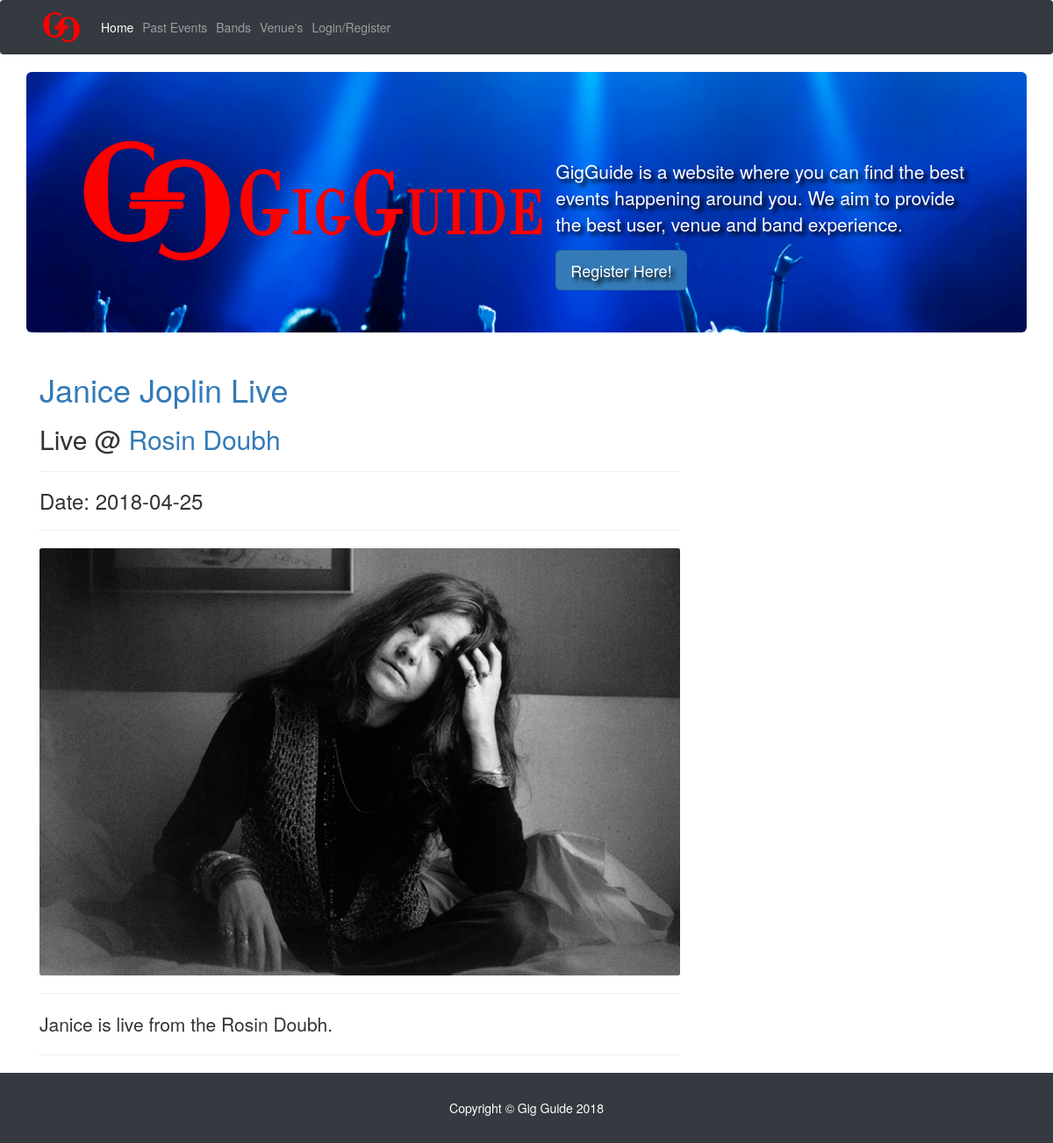
Page /singleEvent.php?id=6 on the earlier database version.
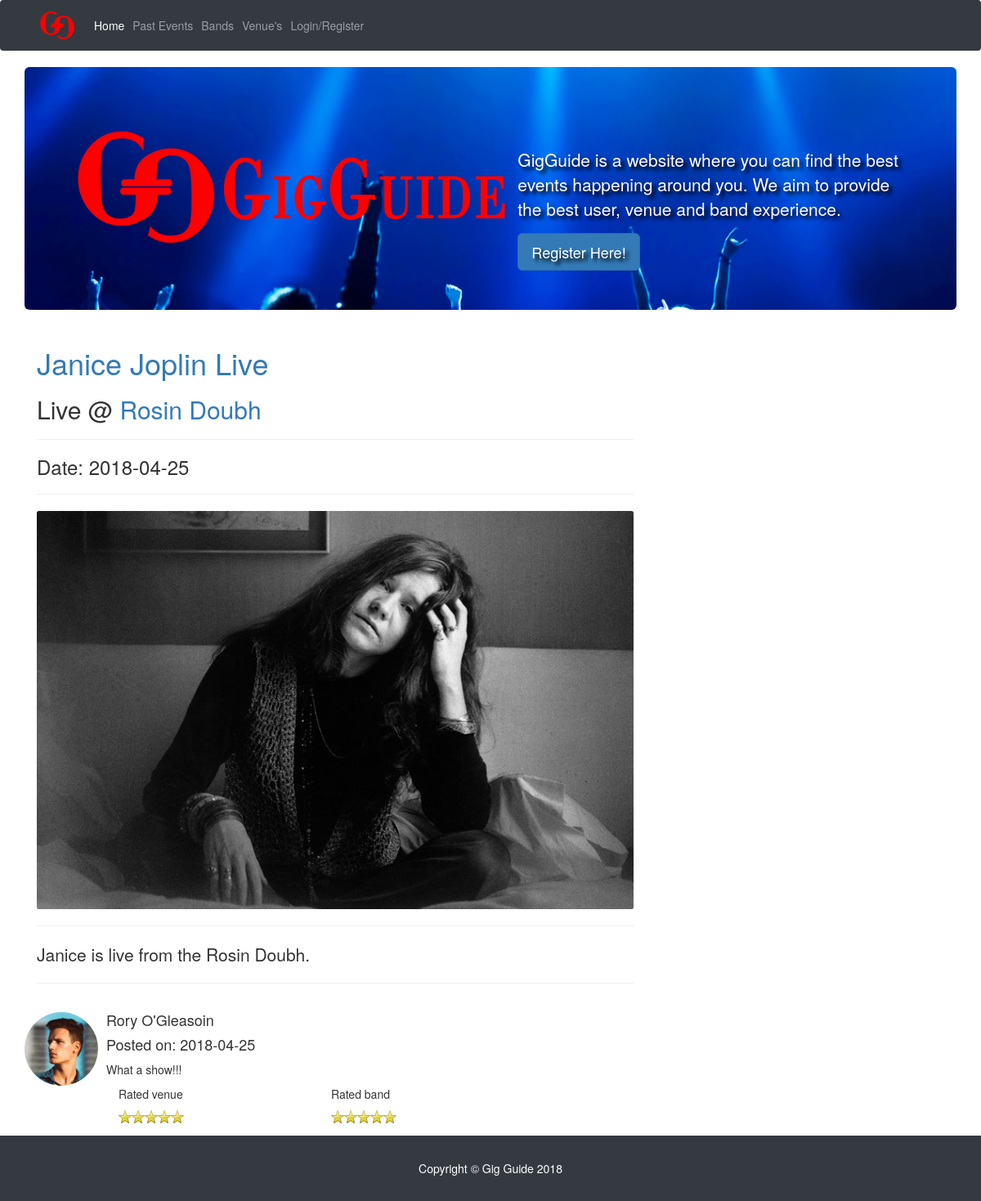
Same page on the later database version.
### tables this page shows
CREATE TABLE IF NOT EXISTS `event` (
  `venueId` int(11) DEFAULT NULL,
  `userId` int(11) DEFAULT NULL,
  `description` longtext,
  `id` int(11) NOT NULL AUTO_INCREMENT,
  `date` date DEFAULT NULL,
  `bandId` int(11) DEFAULT NULL,
  `name` varchar(250) DEFAULT NULL,
  PRIMARY KEY (`id`),
  KEY `FK_event_venue` (`venueId`),
  KEY `FK_event_band` (`bandId`),
  KEY `FK_event_users` (`userId`),
  CONSTRAINT `FK_event_band` FOREIGN KEY (`bandId`) REFERENCES `band` (`id`) ON DELETE CASCADE ON UPDATE CASCADE,
  CONSTRAINT `FK_event_venue` FOREIGN KEY (`venueId`) REFERENCES `venue` (`id`) ON DELETE CASCADE ON UPDATE CASCADE
);

CREATE TABLE IF NOT EXISTS `venue` (
  `id` int(11) NOT NULL,
  `name` varchar(250) DEFAULT NULL,
  `address` mediumtext,
  `image` varchar(200) DEFAULT NULL,
  `bio` longtext,
  `rating` double DEFAULT NULL,
  PRIMARY KEY (`id`),
  CONSTRAINT `FK_venue_users` FOREIGN KEY (`id`) REFERENCES `users` (`id`) ON DELETE CASCADE ON UPDATE CASCADE
);

CREATE TABLE IF NOT EXISTS `band` (
  `id` int(11) NOT NULL,
  `name` varchar(200) DEFAULT NULL,
  `image` varchar(200) DEFAULT NULL,
  `bio` longtext,
  `rating` double DEFAULT NULL,
  PRIMARY KEY (`id`),
  CONSTRAINT `FK_band_users` FOREIGN KEY (`id`) REFERENCES `users` (`id`) ON DELETE CASCADE ON UPDATE CASCADE
);

CREATE TABLE IF NOT EXISTS `customer` (
  `id` int(11) NOT NULL,
  `bio` longtext,
  `name` varchar(50) DEFAULT NULL,
  `image` varchar(200) DEFAULT NULL,
  PRIMARY KEY (`id`),
  CONSTRAINT `FK_customer_users` FOREIGN KEY (`id`) REFERENCES `users` (`id`) ON DELETE CASCADE ON UPDATE CASCADE
);

CREATE TABLE IF NOT EXISTS `comments` (
  `eventId` int(11) DEFAULT NULL,
  `userId` int(11) DEFAULT NULL,
  `comment` longtext,
  `date` date DEFAULT NULL,
  KEY `FK_comments_event` (`eventId`),
  KEY `FK_comments_event_2` (`userId`),
  CONSTRAINT `FK_comments_event` FOREIGN KEY (`eventId`) REFERENCES `event` (`id`) ON DELETE NO ACTION ON UPDATE NO ACTION,
  CONSTRAINT `FK_comments_event_2` FOREIGN KEY (`userId`) REFERENCES `users` (`id`) ON DELETE NO ACTION ON UPDATE NO ACTION
);

CREATE TABLE IF NOT EXISTS `ratings` (
  `rating` double DEFAULT NULL,
  `id` int(11) DEFAULT NULL,
  `userId` int(11) DEFAULT NULL,
  `eventId` int(11) DEFAULT NULL,
  KEY `id` (`id`),
  KEY `userId` (`userId`),
  KEY `eventId` (`eventId`),
  CONSTRAINT `FK_ratings_event` FOREIGN KEY (`eventId`) REFERENCES `event` (`id`) ON DELETE NO ACTION ON UPDATE NO ACTION,
  CONSTRAINT `FK_ratings_users` FOREIGN KEY (`userId`) REFERENCES `users` (`id`) ON DELETE NO ACTION ON UPDATE NO ACTION,
  CONSTRAINT `FK_ratings_usertype` FOREIGN KEY (`id`) REFERENCES `usertype` (`id`) ON DELETE NO ACTION ON UPDATE NO ACTION
);

CREATE TABLE IF NOT EXISTS `usertype` (
  `id` int(11) DEFAULT NULL,
  `type` varchar(50) DEFAULT NULL,
  UNIQUE KEY `id` (`id`),
  CONSTRAINT `FK_usertype_users` FOREIGN KEY (`id`) REFERENCES `users` (`id`) ON DELETE CASCADE ON UPDATE CASCADE
);

### singleEvent.php (called while the page is built, shortened)
<?php
include 'partials/header.php';
 include 'partials/home_hero.php';
include 'partials/eventView.php';
  include 'partials/commentView.php';
include 'partials/footer.php';

### partials/eventView.php (the view, shortened to what this page needs)
<?php
$eventId = $_GET['id'];
$query = "SELECT venue.name as venueName,band.image,band.name as bandName, event.description, event.name, event.date,event.venueId,event.bandId
FROM ((event
INNER JOIN band ON event.bandId = band.id)
INNER JOIN venue ON event.venueId = venue.id)
where $eventId = event.id;
";
 ?>
    <?php
    $result = mysqli_query($conn, $query) or die(mysqli_error($conn));
        $row = $result->fetch_assoc();
            $desc = $row['description'];
            $date = $row['date'];
            $name = $row['name'];
            $venueName = $row['venueName'];
            $image = $row['image'];
            $venueId = $row['venueId'];
            $bandId = $row['bandId'];
            ?>
        <div class="col-lg-8">
          <h1 class="mt-4">
              <a href="singleProfile.php?id=<?php echo $bandId ?>"> <?php echo $name ?></a>
          </h1>
          <h2>Live @
            <a href="singleProfile.php?id=<?php echo $venueId ?>"><?php echo $venueName ?></a>
          </h2>
          <hr>
          <h3>Date: <?php echo $date ?></h3>
          <hr>
          <img class="img-fluid rounded" src="<?php echo $image ?>" alt="">
          <hr>
          <p class="lead"><?php echo $desc ?></p>
          <hr>
        </div>
        <div class="col-md-4">
        </div>

### partials/header.php (shortened to what this page needs)
<!DOCTYPE html>
<html lang="en">
    <head>
        <link href="vendor/bootstrap/css/bootstrap.min.css" rel="stylesheet">
        <link rel="stylesheet" href="https://maxcdn.bootstrapcdn.com/bootstrap/3.3.7/css/bootstrap.css">
        <link rel="stylesheet" href="https://cdnjs.cloudflare.com/ajax/libs/font-awesome/4.7.0/css/font-awesome.min.css">
        <link href="css/BGImage.css" rel="stylesheet" type="text/css"/>
    </head>
    <body>
        <nav class="navbar navbar-expand-lg navbar-dark bg-dark fixed-top">
            <div class="container">
                <a href="index.php"><img src="./Images/GigGuide Logo.png" height="50" alt=""/></a>
                <div class="collapse navbar-collapse" id="navbarResponsive">
                    <ul class="navbar-nav ml-auto ">
                        <li class="nav-item active">
                            <a class="nav-link" href="index.php">Home
                            </a>
                        </li>
                        <li class="nav-item">
                            <a class="nav-link" href="pastEvent.php">Past Events</a>
                        </li>
                        <li class="nav-item">
                            <a class="nav-link" href="bandList.php">Bands</a>
                        </li>
                        <li class="nav-item">
                            <a class="nav-link" href="venueList.php">Venue's</a>
                        </li>
                        <li class="nav-item">
                            <?php
                            if (!(isset($_SESSION['username']))) {
                                ?>
                                <a class="nav-link" href="login.php">Login/Register</a>
    <?php
}
?>
                    </ul>
                </div>
            </div>
        </nav>
        <div class="container">
            <div class="row">

### partials/home_hero.php
<div class="jumbotron">
    <a><img class="img-fluid pull-left" src="./Images/Banner.png" style='height:200px; padding-right: 10px;' alt=""/></a>
    <p>GigGuide is a website where you can find the best events happening around you. We aim to provide the best user, venue and band experience.</p>
   <?php if (!isset($_SESSION['username'])) { ?>
        <a class="btn btn-primary btn-lg" href=" register.php" role="button">Register Here!</a>
   <?php } ?>
</div>

### partials/footer.php (shortened to what this page needs)
</div>
    </div>
    <footer class="py-5 bg-dark">
      <div class="container">
        <p class="m-0 text-center text-white">Copyright &copy; Gig Guide 2018</p>
      </div>
    </footer>
  </body>
</html>

### partials/commentView.php
<?php
$query = "SELECT customer.id as custId,customer.image,customer.name,event.id, comments.comment,comments.date FROM customer "
        . "INNER JOIN comments ON customer.id = comments.userId "
        . "inner join event on event.id = comments.eventId "
        . "where event.id = $eventId;";
$result = mysqli_query($conn, $query) or die(mysqli_error($conn));
while ($row = $result->fetch_assoc()) {
    $name = $row['name'];
    $image = $row['image'];
    $comment = $row['comment'];
    $date = $row['date'];
    $custId = $row['custId'];
    $query1 = "SELECT ratings.rating, usertype.type from ratings "
            . "inner join usertype on ratings.id = usertype.id "
            . "where ratings.eventId = $eventId and ratings.userId = $custId;";
    $result1 = mysqli_query($conn, $query1) or die(mysqli_error($conn));
    ?>
    <div class="media mb-4">
        <img class="small mr-3 rounded-circle" src="<?php echo $image ?>" alt="" width="90" height="90">
        <div class="media-body">
            <h4 class="mt-0"><?php echo $name ?></h4>
            <h4 class="mt-0">Posted on: <?php echo $date ?></h4>
            <p><?php echo $comment ?></p>
    <?php
    while ($row2 = $result1->fetch_assoc()) {
        $type = $row2['type'];
        $rating = $row2['rating'];
        ?>
                <div class="col-sm-3">
                    <p>Rated <?php echo $type ?> </p> <span class="stars"><?php echo $rating ?></span>
                </div>
    <?php } ?>
        </div>
    </div>
    <?php
}

### css/BGImage.css (style rules this page uses)
.jumbotron { background-image: url(../Images/crowd.jpg); background-position: 0% 25%; background-size: cover; background-repeat: no-repeat; color: white; text-shadow: black 0.3em 0.3em 0.3em; }
.jumbotron p { margin-top: 50px; }
span.stars, span.stars span { display: block; background: url(../Images/stars.png) 0 -16px repeat-x; width: 80px; height: 16px; }

Differences in the rows shown:
now on this page (row edited): customer: image (picture), name "Rory O'Gleasoin", comments.date "2018-04-25", comments.comment "What a show!!!"
added ratings: id.type "venue"
added ratings: id.type "band"
